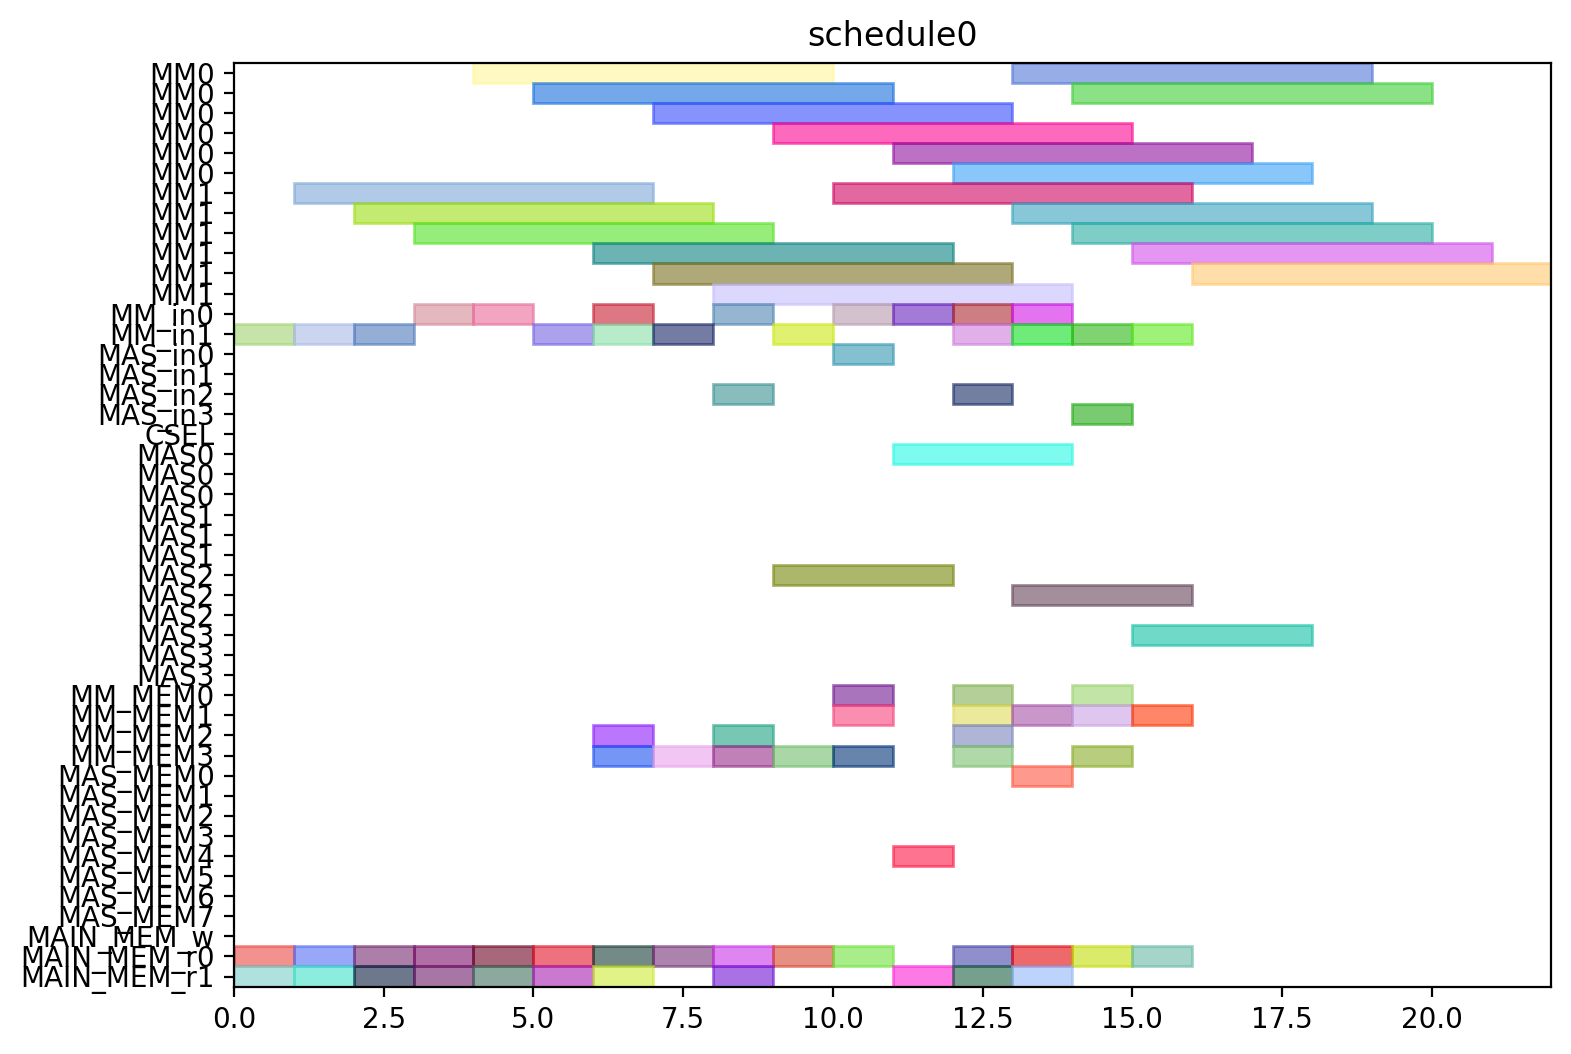

The script that drew this image:
from pyschedule import Scenario, solvers, plotters, alt


def solve():
	horizon = 120
	S = Scenario("schedule0", horizon=horizon)

	# resource
	MM = S.Resources('MM', num=2, size=6)
	MM_in = S.Resources('MM_in', num=2)
	MAS_in = S.Resources('MAS_in', num=4)
	CSEL = S.Resource('CSEL')
	MAS = S.Resources('MAS', num=4, size=3, periods=range(1, horizon))
	MM_MEM = S.Resources('MM_MEM', num=4)
	MAS_MEM = S.Resources('MAS_MEM', num=8)
	MAIN_MEM_w = S.Resource('MAIN_MEM_w', size=1)
	MAIN_MEM_r = S.Resources('MAIN_MEM_r', num=2)

	# result of previous scheduling

	# new tasks
	Z_exp2 = S.Task('Z_exp2', length=6, delay_cost=1)
	Z_exp2 += alt(MM)
	Z_exp2_in = S.Task('Z_exp2_in', length=1, delay_cost=1)
	Z_exp2_in += alt(MM_in)
	S += Z_exp2_in*MM_in[0]<=Z_exp2*MM[0]
	S += Z_exp2_in*MM_in[1]<=Z_exp2*MM[1]
	Z_exp2_mem0 = S.Task('Z_exp2_mem0', length=1, delay_cost=1)
	Z_exp2_mem0 += MAIN_MEM_r[0]
	S += Z_exp2_mem0 <= Z_exp2

	Z_exp2_mem1 = S.Task('Z_exp2_mem1', length=1, delay_cost=1)
	Z_exp2_mem1 += MAIN_MEM_r[1]
	S += Z_exp2_mem1 <= Z_exp2

	NX0 = S.Task('NX0', length=6, delay_cost=1)
	NX0 += alt(MM)
	NX0_in = S.Task('NX0_in', length=1, delay_cost=1)
	NX0_in += alt(MM_in)
	S += NX0_in*MM_in[0]<=NX0*MM[0]
	S += NX0_in*MM_in[1]<=NX0*MM[1]
	NX0_mem0 = S.Task('NX0_mem0', length=1, delay_cost=1)
	NX0_mem0 += MAIN_MEM_r[0]
	S += NX0_mem0 <= NX0

	NX0_mem1 = S.Task('NX0_mem1', length=1, delay_cost=1)
	NX0_mem1 += MAIN_MEM_r[1]
	S += NX0_mem1 <= NX0

	k0_10_Z1 = S.Task('k0_10_Z1', length=6, delay_cost=1)
	k0_10_Z1 += alt(MM)
	k0_10_Z1_in = S.Task('k0_10_Z1_in', length=1, delay_cost=1)
	k0_10_Z1_in += alt(MM_in)
	S += k0_10_Z1_in*MM_in[0]<=k0_10_Z1*MM[0]
	S += k0_10_Z1_in*MM_in[1]<=k0_10_Z1*MM[1]
	k0_10_Z1_mem0 = S.Task('k0_10_Z1_mem0', length=1, delay_cost=1)
	k0_10_Z1_mem0 += MAIN_MEM_r[0]
	S += k0_10_Z1_mem0 <= k0_10_Z1

	k0_10_Z1_mem1 = S.Task('k0_10_Z1_mem1', length=1, delay_cost=1)
	k0_10_Z1_mem1 += MAIN_MEM_r[1]
	S += k0_10_Z1_mem1 <= k0_10_Z1

	DX0 = S.Task('DX0', length=6, delay_cost=1)
	DX0 += alt(MM)
	DX0_in = S.Task('DX0_in', length=1, delay_cost=1)
	DX0_in += alt(MM_in)
	S += DX0_in*MM_in[0]<=DX0*MM[0]
	S += DX0_in*MM_in[1]<=DX0*MM[1]
	DX0_mem0 = S.Task('DX0_mem0', length=1, delay_cost=1)
	DX0_mem0 += MAIN_MEM_r[0]
	S += DX0_mem0 <= DX0

	DX0_mem1 = S.Task('DX0_mem1', length=1, delay_cost=1)
	DX0_mem1 += MAIN_MEM_r[1]
	S += DX0_mem1 <= DX0

	NY0 = S.Task('NY0', length=6, delay_cost=1)
	NY0 += alt(MM)
	NY0_in = S.Task('NY0_in', length=1, delay_cost=1)
	NY0_in += alt(MM_in)
	S += NY0_in*MM_in[0]<=NY0*MM[0]
	S += NY0_in*MM_in[1]<=NY0*MM[1]
	NY0_mem0 = S.Task('NY0_mem0', length=1, delay_cost=1)
	NY0_mem0 += MAIN_MEM_r[0]
	S += NY0_mem0 <= NY0

	NY0_mem1 = S.Task('NY0_mem1', length=1, delay_cost=1)
	NY0_mem1 += MAIN_MEM_r[1]
	S += NY0_mem1 <= NY0

	k2_14_Z1 = S.Task('k2_14_Z1', length=6, delay_cost=1)
	k2_14_Z1 += alt(MM)
	k2_14_Z1_in = S.Task('k2_14_Z1_in', length=1, delay_cost=1)
	k2_14_Z1_in += alt(MM_in)
	S += k2_14_Z1_in*MM_in[0]<=k2_14_Z1*MM[0]
	S += k2_14_Z1_in*MM_in[1]<=k2_14_Z1*MM[1]
	k2_14_Z1_mem0 = S.Task('k2_14_Z1_mem0', length=1, delay_cost=1)
	k2_14_Z1_mem0 += MAIN_MEM_r[0]
	S += k2_14_Z1_mem0 <= k2_14_Z1

	k2_14_Z1_mem1 = S.Task('k2_14_Z1_mem1', length=1, delay_cost=1)
	k2_14_Z1_mem1 += MAIN_MEM_r[1]
	S += k2_14_Z1_mem1 <= k2_14_Z1

	DY0 = S.Task('DY0', length=6, delay_cost=1)
	DY0 += alt(MM)
	DY0_in = S.Task('DY0_in', length=1, delay_cost=1)
	DY0_in += alt(MM_in)
	S += DY0_in*MM_in[0]<=DY0*MM[0]
	S += DY0_in*MM_in[1]<=DY0*MM[1]
	DY0_mem0 = S.Task('DY0_mem0', length=1, delay_cost=1)
	DY0_mem0 += MAIN_MEM_r[0]
	S += DY0_mem0 <= DY0

	DY0_mem1 = S.Task('DY0_mem1', length=1, delay_cost=1)
	DY0_mem1 += MAIN_MEM_r[1]
	S += DY0_mem1 <= DY0

	Z_exp3 = S.Task('Z_exp3', length=6, delay_cost=1)
	Z_exp3 += alt(MM)
	Z_exp3_in = S.Task('Z_exp3_in', length=1, delay_cost=1)
	Z_exp3_in += alt(MM_in)
	S += Z_exp3_in*MM_in[0]<=Z_exp3*MM[0]
	S += Z_exp3_in*MM_in[1]<=Z_exp3*MM[1]
	Z_exp3_mem0 = S.Task('Z_exp3_mem0', length=1, delay_cost=1)
	Z_exp3_mem0 += alt(MM_MEM)
	S += (Z_exp2*MM[0])-1 < Z_exp3_mem0*MM_MEM[0]
	S += (Z_exp2*MM[1])-1 < Z_exp3_mem0*MM_MEM[2]
	S += Z_exp3_mem0 <= Z_exp3

	Z_exp3_mem1 = S.Task('Z_exp3_mem1', length=1, delay_cost=1)
	Z_exp3_mem1 += MAIN_MEM_r[1]
	S += Z_exp3_mem1 <= Z_exp3

	NX1_ = S.Task('NX1_', length=3, delay_cost=1)
	NX1_ += alt(MAS)
	NX1__in = S.Task('NX1__in', length=1, delay_cost=1)
	NX1__in += alt(MAS_in)
	S += NX1__in*MAS_in[0]<=NX1_*MAS[0]

	S += NX1__in*MAS_in[1]<=NX1_*MAS[1]

	S += NX1__in*MAS_in[2]<=NX1_*MAS[2]

	S += NX1__in*MAS_in[3]<=NX1_*MAS[3]

	NX1__mem0 = S.Task('NX1__mem0', length=1, delay_cost=1)
	NX1__mem0 += alt(MM_MEM)
	S += (NX0*MM[0])-1 < NX1__mem0*MM_MEM[0]
	S += (NX0*MM[1])-1 < NX1__mem0*MM_MEM[2]
	S += NX1__mem0 <= NX1_

	NX1__mem1 = S.Task('NX1__mem1', length=1, delay_cost=1)
	NX1__mem1 += alt(MM_MEM)
	S += (k0_10_Z1*MM[0])-1 < NX1__mem1*MM_MEM[1]
	S += (k0_10_Z1*MM[1])-1 < NX1__mem1*MM_MEM[3]
	S += NX1__mem1 <= NX1_

	k0_9_Z2 = S.Task('k0_9_Z2', length=6, delay_cost=1)
	k0_9_Z2 += alt(MM)
	k0_9_Z2_in = S.Task('k0_9_Z2_in', length=1, delay_cost=1)
	k0_9_Z2_in += alt(MM_in)
	S += k0_9_Z2_in*MM_in[0]<=k0_9_Z2*MM[0]
	S += k0_9_Z2_in*MM_in[1]<=k0_9_Z2*MM[1]
	k0_9_Z2_mem0 = S.Task('k0_9_Z2_mem0', length=1, delay_cost=1)
	k0_9_Z2_mem0 += MAIN_MEM_r[0]
	S += k0_9_Z2_mem0 <= k0_9_Z2

	k0_9_Z2_mem1 = S.Task('k0_9_Z2_mem1', length=1, delay_cost=1)
	k0_9_Z2_mem1 += alt(MM_MEM)
	S += (Z_exp2*MM[0])-1 < k0_9_Z2_mem1*MM_MEM[1]
	S += (Z_exp2*MM[1])-1 < k0_9_Z2_mem1*MM_MEM[3]
	S += k0_9_Z2_mem1 <= k0_9_Z2

	k1_9_Z2 = S.Task('k1_9_Z2', length=6, delay_cost=1)
	k1_9_Z2 += alt(MM)
	k1_9_Z2_in = S.Task('k1_9_Z2_in', length=1, delay_cost=1)
	k1_9_Z2_in += alt(MM_in)
	S += k1_9_Z2_in*MM_in[0]<=k1_9_Z2*MM[0]
	S += k1_9_Z2_in*MM_in[1]<=k1_9_Z2*MM[1]
	k1_9_Z2_mem0 = S.Task('k1_9_Z2_mem0', length=1, delay_cost=1)
	k1_9_Z2_mem0 += MAIN_MEM_r[0]
	S += k1_9_Z2_mem0 <= k1_9_Z2

	k1_9_Z2_mem1 = S.Task('k1_9_Z2_mem1', length=1, delay_cost=1)
	k1_9_Z2_mem1 += alt(MM_MEM)
	S += (Z_exp2*MM[0])-1 < k1_9_Z2_mem1*MM_MEM[1]
	S += (Z_exp2*MM[1])-1 < k1_9_Z2_mem1*MM_MEM[3]
	S += k1_9_Z2_mem1 <= k1_9_Z2

	NY1_ = S.Task('NY1_', length=3, delay_cost=1)
	NY1_ += alt(MAS)
	NY1__in = S.Task('NY1__in', length=1, delay_cost=1)
	NY1__in += alt(MAS_in)
	S += NY1__in*MAS_in[0]<=NY1_*MAS[0]

	S += NY1__in*MAS_in[1]<=NY1_*MAS[1]

	S += NY1__in*MAS_in[2]<=NY1_*MAS[2]

	S += NY1__in*MAS_in[3]<=NY1_*MAS[3]

	NY1__mem0 = S.Task('NY1__mem0', length=1, delay_cost=1)
	NY1__mem0 += alt(MM_MEM)
	S += (NY0*MM[0])-1 < NY1__mem0*MM_MEM[0]
	S += (NY0*MM[1])-1 < NY1__mem0*MM_MEM[2]
	S += NY1__mem0 <= NY1_

	NY1__mem1 = S.Task('NY1__mem1', length=1, delay_cost=1)
	NY1__mem1 += alt(MM_MEM)
	S += (k2_14_Z1*MM[0])-1 < NY1__mem1*MM_MEM[1]
	S += (k2_14_Z1*MM[1])-1 < NY1__mem1*MM_MEM[3]
	S += NY1__mem1 <= NY1_

	k2_13_Z2 = S.Task('k2_13_Z2', length=6, delay_cost=1)
	k2_13_Z2 += alt(MM)
	k2_13_Z2_in = S.Task('k2_13_Z2_in', length=1, delay_cost=1)
	k2_13_Z2_in += alt(MM_in)
	S += k2_13_Z2_in*MM_in[0]<=k2_13_Z2*MM[0]
	S += k2_13_Z2_in*MM_in[1]<=k2_13_Z2*MM[1]
	k2_13_Z2_mem0 = S.Task('k2_13_Z2_mem0', length=1, delay_cost=1)
	k2_13_Z2_mem0 += MAIN_MEM_r[0]
	S += k2_13_Z2_mem0 <= k2_13_Z2

	k2_13_Z2_mem1 = S.Task('k2_13_Z2_mem1', length=1, delay_cost=1)
	k2_13_Z2_mem1 += alt(MM_MEM)
	S += (Z_exp2*MM[0])-1 < k2_13_Z2_mem1*MM_MEM[1]
	S += (Z_exp2*MM[1])-1 < k2_13_Z2_mem1*MM_MEM[3]
	S += k2_13_Z2_mem1 <= k2_13_Z2

	k3_14_Z2 = S.Task('k3_14_Z2', length=6, delay_cost=1)
	k3_14_Z2 += alt(MM)
	k3_14_Z2_in = S.Task('k3_14_Z2_in', length=1, delay_cost=1)
	k3_14_Z2_in += alt(MM_in)
	S += k3_14_Z2_in*MM_in[0]<=k3_14_Z2*MM[0]
	S += k3_14_Z2_in*MM_in[1]<=k3_14_Z2*MM[1]
	k3_14_Z2_mem0 = S.Task('k3_14_Z2_mem0', length=1, delay_cost=1)
	k3_14_Z2_mem0 += MAIN_MEM_r[0]
	S += k3_14_Z2_mem0 <= k3_14_Z2

	k3_14_Z2_mem1 = S.Task('k3_14_Z2_mem1', length=1, delay_cost=1)
	k3_14_Z2_mem1 += alt(MM_MEM)
	S += (Z_exp2*MM[0])-1 < k3_14_Z2_mem1*MM_MEM[1]
	S += (Z_exp2*MM[1])-1 < k3_14_Z2_mem1*MM_MEM[3]
	S += k3_14_Z2_mem1 <= k3_14_Z2

	Z_exp4 = S.Task('Z_exp4', length=6, delay_cost=1)
	Z_exp4 += alt(MM)
	Z_exp4_in = S.Task('Z_exp4_in', length=1, delay_cost=1)
	Z_exp4_in += alt(MM_in)
	S += Z_exp4_in*MM_in[0]<=Z_exp4*MM[0]
	S += Z_exp4_in*MM_in[1]<=Z_exp4*MM[1]
	Z_exp4_mem0 = S.Task('Z_exp4_mem0', length=1, delay_cost=1)
	Z_exp4_mem0 += alt(MM_MEM)
	S += (Z_exp3*MM[0])-1 < Z_exp4_mem0*MM_MEM[0]
	S += (Z_exp3*MM[1])-1 < Z_exp4_mem0*MM_MEM[2]
	S += Z_exp4_mem0 <= Z_exp4

	Z_exp4_mem1 = S.Task('Z_exp4_mem1', length=1, delay_cost=1)
	Z_exp4_mem1 += MAIN_MEM_r[1]
	S += Z_exp4_mem1 <= Z_exp4

	NX1 = S.Task('NX1', length=6, delay_cost=1)
	NX1 += alt(MM)
	NX1_in = S.Task('NX1_in', length=1, delay_cost=1)
	NX1_in += alt(MM_in)
	S += NX1_in*MM_in[0]<=NX1*MM[0]
	S += NX1_in*MM_in[1]<=NX1*MM[1]
	NX1_mem0 = S.Task('NX1_mem0', length=1, delay_cost=1)
	NX1_mem0 += alt(MAS_MEM)
	S += (NX1_*MAS[0])-1 < NX1_mem0*MAS_MEM[0]
	S += (NX1_*MAS[1])-1 < NX1_mem0*MAS_MEM[2]
	S += (NX1_*MAS[2])-1 < NX1_mem0*MAS_MEM[4]
	S += (NX1_*MAS[3])-1 < NX1_mem0*MAS_MEM[6]
	S += NX1_mem0 <= NX1

	NX1_mem1 = S.Task('NX1_mem1', length=1, delay_cost=1)
	NX1_mem1 += MAIN_MEM_r[1]
	S += NX1_mem1 <= NX1

	k0_8_Z3 = S.Task('k0_8_Z3', length=6, delay_cost=1)
	k0_8_Z3 += alt(MM)
	k0_8_Z3_in = S.Task('k0_8_Z3_in', length=1, delay_cost=1)
	k0_8_Z3_in += alt(MM_in)
	S += k0_8_Z3_in*MM_in[0]<=k0_8_Z3*MM[0]
	S += k0_8_Z3_in*MM_in[1]<=k0_8_Z3*MM[1]
	k0_8_Z3_mem0 = S.Task('k0_8_Z3_mem0', length=1, delay_cost=1)
	k0_8_Z3_mem0 += MAIN_MEM_r[0]
	S += k0_8_Z3_mem0 <= k0_8_Z3

	k0_8_Z3_mem1 = S.Task('k0_8_Z3_mem1', length=1, delay_cost=1)
	k0_8_Z3_mem1 += alt(MM_MEM)
	S += (Z_exp3*MM[0])-1 < k0_8_Z3_mem1*MM_MEM[1]
	S += (Z_exp3*MM[1])-1 < k0_8_Z3_mem1*MM_MEM[3]
	S += k0_8_Z3_mem1 <= k0_8_Z3

	DX1_ = S.Task('DX1_', length=3, delay_cost=1)
	DX1_ += alt(MAS)
	DX1__in = S.Task('DX1__in', length=1, delay_cost=1)
	DX1__in += alt(MAS_in)
	S += DX1__in*MAS_in[0]<=DX1_*MAS[0]

	S += DX1__in*MAS_in[1]<=DX1_*MAS[1]

	S += DX1__in*MAS_in[2]<=DX1_*MAS[2]

	S += DX1__in*MAS_in[3]<=DX1_*MAS[3]

	DX1__mem0 = S.Task('DX1__mem0', length=1, delay_cost=1)
	DX1__mem0 += alt(MM_MEM)
	S += (DX0*MM[0])-1 < DX1__mem0*MM_MEM[0]
	S += (DX0*MM[1])-1 < DX1__mem0*MM_MEM[2]
	S += DX1__mem0 <= DX1_

	DX1__mem1 = S.Task('DX1__mem1', length=1, delay_cost=1)
	DX1__mem1 += alt(MM_MEM)
	S += (k1_9_Z2*MM[0])-1 < DX1__mem1*MM_MEM[1]
	S += (k1_9_Z2*MM[1])-1 < DX1__mem1*MM_MEM[3]
	S += DX1__mem1 <= DX1_

	k1_8_Z3 = S.Task('k1_8_Z3', length=6, delay_cost=1)
	k1_8_Z3 += alt(MM)
	k1_8_Z3_in = S.Task('k1_8_Z3_in', length=1, delay_cost=1)
	k1_8_Z3_in += alt(MM_in)
	S += k1_8_Z3_in*MM_in[0]<=k1_8_Z3*MM[0]
	S += k1_8_Z3_in*MM_in[1]<=k1_8_Z3*MM[1]
	k1_8_Z3_mem0 = S.Task('k1_8_Z3_mem0', length=1, delay_cost=1)
	k1_8_Z3_mem0 += MAIN_MEM_r[0]
	S += k1_8_Z3_mem0 <= k1_8_Z3

	k1_8_Z3_mem1 = S.Task('k1_8_Z3_mem1', length=1, delay_cost=1)
	k1_8_Z3_mem1 += alt(MM_MEM)
	S += (Z_exp3*MM[0])-1 < k1_8_Z3_mem1*MM_MEM[1]
	S += (Z_exp3*MM[1])-1 < k1_8_Z3_mem1*MM_MEM[3]
	S += k1_8_Z3_mem1 <= k1_8_Z3

	NY1 = S.Task('NY1', length=6, delay_cost=1)
	NY1 += alt(MM)
	NY1_in = S.Task('NY1_in', length=1, delay_cost=1)
	NY1_in += alt(MM_in)
	S += NY1_in*MM_in[0]<=NY1*MM[0]
	S += NY1_in*MM_in[1]<=NY1*MM[1]
	NY1_mem0 = S.Task('NY1_mem0', length=1, delay_cost=1)
	NY1_mem0 += alt(MAS_MEM)
	S += (NY1_*MAS[0])-1 < NY1_mem0*MAS_MEM[0]
	S += (NY1_*MAS[1])-1 < NY1_mem0*MAS_MEM[2]
	S += (NY1_*MAS[2])-1 < NY1_mem0*MAS_MEM[4]
	S += (NY1_*MAS[3])-1 < NY1_mem0*MAS_MEM[6]
	S += NY1_mem0 <= NY1

	NY1_mem1 = S.Task('NY1_mem1', length=1, delay_cost=1)
	NY1_mem1 += MAIN_MEM_r[1]
	S += NY1_mem1 <= NY1

	k2_12_Z3 = S.Task('k2_12_Z3', length=6, delay_cost=1)
	k2_12_Z3 += alt(MM)
	k2_12_Z3_in = S.Task('k2_12_Z3_in', length=1, delay_cost=1)
	k2_12_Z3_in += alt(MM_in)
	S += k2_12_Z3_in*MM_in[0]<=k2_12_Z3*MM[0]
	S += k2_12_Z3_in*MM_in[1]<=k2_12_Z3*MM[1]
	k2_12_Z3_mem0 = S.Task('k2_12_Z3_mem0', length=1, delay_cost=1)
	k2_12_Z3_mem0 += MAIN_MEM_r[0]
	S += k2_12_Z3_mem0 <= k2_12_Z3

	k2_12_Z3_mem1 = S.Task('k2_12_Z3_mem1', length=1, delay_cost=1)
	k2_12_Z3_mem1 += alt(MM_MEM)
	S += (Z_exp3*MM[0])-1 < k2_12_Z3_mem1*MM_MEM[1]
	S += (Z_exp3*MM[1])-1 < k2_12_Z3_mem1*MM_MEM[3]
	S += k2_12_Z3_mem1 <= k2_12_Z3

	DY1_ = S.Task('DY1_', length=3, delay_cost=1)
	DY1_ += alt(MAS)
	DY1__in = S.Task('DY1__in', length=1, delay_cost=1)
	DY1__in += alt(MAS_in)
	S += DY1__in*MAS_in[0]<=DY1_*MAS[0]

	S += DY1__in*MAS_in[1]<=DY1_*MAS[1]

	S += DY1__in*MAS_in[2]<=DY1_*MAS[2]

	S += DY1__in*MAS_in[3]<=DY1_*MAS[3]

	DY1__mem0 = S.Task('DY1__mem0', length=1, delay_cost=1)
	DY1__mem0 += alt(MM_MEM)
	S += (DY0*MM[0])-1 < DY1__mem0*MM_MEM[0]
	S += (DY0*MM[1])-1 < DY1__mem0*MM_MEM[2]
	S += DY1__mem0 <= DY1_

	DY1__mem1 = S.Task('DY1__mem1', length=1, delay_cost=1)
	DY1__mem1 += alt(MM_MEM)
	S += (k3_14_Z2*MM[0])-1 < DY1__mem1*MM_MEM[1]
	S += (k3_14_Z2*MM[1])-1 < DY1__mem1*MM_MEM[3]
	S += DY1__mem1 <= DY1_

	k3_13_Z3 = S.Task('k3_13_Z3', length=6, delay_cost=1)
	k3_13_Z3 += alt(MM)
	k3_13_Z3_in = S.Task('k3_13_Z3_in', length=1, delay_cost=1)
	k3_13_Z3_in += alt(MM_in)
	S += k3_13_Z3_in*MM_in[0]<=k3_13_Z3*MM[0]
	S += k3_13_Z3_in*MM_in[1]<=k3_13_Z3*MM[1]
	k3_13_Z3_mem0 = S.Task('k3_13_Z3_mem0', length=1, delay_cost=1)
	k3_13_Z3_mem0 += MAIN_MEM_r[0]
	S += k3_13_Z3_mem0 <= k3_13_Z3

	k3_13_Z3_mem1 = S.Task('k3_13_Z3_mem1', length=1, delay_cost=1)
	k3_13_Z3_mem1 += alt(MM_MEM)
	S += (Z_exp3*MM[0])-1 < k3_13_Z3_mem1*MM_MEM[1]
	S += (Z_exp3*MM[1])-1 < k3_13_Z3_mem1*MM_MEM[3]
	S += k3_13_Z3_mem1 <= k3_13_Z3

	solvers.mip.solve(S,msg=1,kind='CPLEX',ratio_gap=1.01)

	solution = [['hoge']*len(S.solution()[1]) for i in range(len(S.solution()))]
	for i in range(len(S.solution())):
		for j in range(len(S.solution()[i])):
			solution[i][j]=str(S.solution()[i][j])
	print(solution)

	cycles = int(solution[-1][3])

	pic_file_name = "/mnt/rose/usr1/fukuda/ABE/multiRAM_multiMAS_16mux/scheduling_result/stage6MM2_stage3MAS4/ISOGENY/schedule0.png"
	if(S.solution() != []):
		plotters.matplotlib.plot(S,img_filename=pic_file_name, show_task_labels=False, fig_size=(cycles*0.25+3, 6))

	return solution
